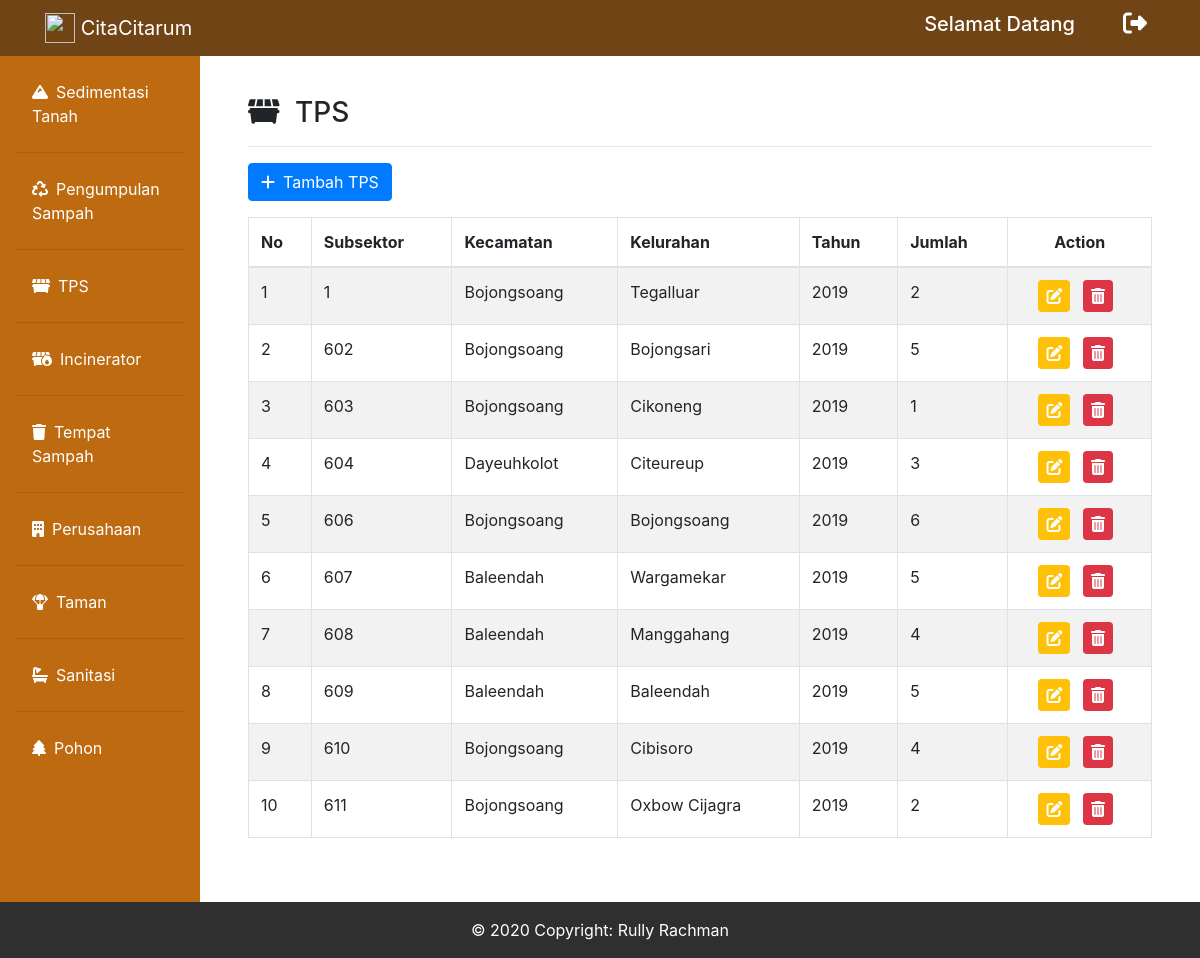
The app's page /admin_tps.php with its own data.
### tables this page shows
CREATE TABLE `tps` (
  `id_tps` int(50) NOT NULL,
  `id_subsektor` int(50) NOT NULL,
  `kecamatan` varchar(200) NOT NULL,
  `kelurahan` varchar(200) NOT NULL,
  `tahun` varchar(200) NOT NULL,
  `jumlah` varchar(200) NOT NULL
);

### admin_tps.php (the view, shortened to what this page needs)
<?php
include("connect.php");
?>
<!doctype html>
<html lang="en">
  <head>
    <link rel="stylesheet" href="https://stackpath.bootstrapcdn.com/bootstrap/4.4.1/css/bootstrap.min.css">
    <link rel="stylesheet" href="fontawesome/css/all.min.css">
  </head>
  <body>
        <nav class="navbar navbar-expand-lg navbar-dark bg-gradient-primary fixed-top" style="background-color: #704414" id="bar">
            <div class="container">
                <a href="admin_dashboard.php" class="navbar-brand" href="index.php">
                    <img src="img/logocitarum.png" width="30" height="30" class="d-inline-block align-top" alt="">  CitaCitarum</a>
                <div class="collapse navbar-collapse" id="navbarText">
                <span class="mr-5"><h5>Selamat Datang <?php echo $_SESSION["name"]?></h5></span>
                <div class="icon">
                    <h4>
                        <a href="dansubsektor_dashboard.php?logout='1'" class="text-decoration-none"><i class="fas fa-sign-out-alt mr-2" data-toggle="tooltip" title="Logout"></i></a>
                    </h4>
                </div>
        </nav>
        <div class="row no-gutters mt-5">
        <div class="col-md-2 pt-2 sidebar" style="background-color: #BD6A11">
        <ul class="nav flex-column pl-3 pr-3 pb-3 p-1 pt-3" style="background-color: #BD6A11">
            <li class="nav-item">
                <a class="nav-link text-white" href="admin_elemen.php"><i class="fas fa-mountain mr-2"></i>Sedimentasi Tanah</a><hr>
            </li>
            <li class="nav-item">
                <a class="nav-link text-white" href="admin_sampah.php"><i class="fas fa-recycle mr-2"></i>Pengumpulan Sampah</a><hr>
            </li>
            <li class="nav-item">
                <a class="nav-link text-white" href="admin_tps.php"><i class="fas fa-dumpster mr-2"></i>TPS</a><hr>
            </li>
            <li class="nav-item">
                <a class="nav-link text-white" href="admin_incinerator.php"><i class="fas fa-dumpster-fire mr-2"></i>Incinerator</a><hr>
            </li>
            <li class="nav-item">
                <a class="nav-link text-white" href="admin_tong.php"><i class="fas fa-trash mr-2"></i>Tempat Sampah</a><hr>
            </li>
            <li class="nav-item">
                <a class="nav-link text-white" href="admin_perusahaan.php"><i class="fas fa-building mr-2"></i>Perusahaan</a><hr>
            </li>
            <li class="nav-item">
                <a class="nav-link text-white" href="admin_taman.php"><i class="fas fa-parachute-box mr-2"></i>Taman</a><hr>
            </li>
            <li class="nav-item">
                <a class="nav-link text-white" href="admin_sanitasi.php"><i class="fas fa-bath mr-2"></i>Sanitasi</a><hr>
            </li>
            <li class="nav-item">
                <a class="nav-link text-white" href="admin_pohon.php"><i class="fas fa-tree mr-2"></i>Pohon</a>
            </li>
        </ul>
        </div>
        <div class="col-md-10 p-5">
            <h3><i class="fas fa-dumpster mr-2"></i> TPS</h3>
            <hr>
            <a href="tambah_tps.php" class="btn btn-primary mb-3"><i class="fas fa-plus mr-2"></i>Tambah TPS</a>
            <table class="table table-striped table-bordered">
            <thead>
                <tr>
                <th scope="col">No</th>
                <th scope="col">Subsektor</th>
                <th scope="col">Kecamatan</th>
                <th scope="col">Kelurahan</th>
                <th scope="col">Tahun</th>
                <th scope="col">Jumlah</th>
                <th scope="col" colspan="2" class="text-center">Action</th>
                </tr>
            </thead>
            <tbody>
            <?php
                $query = "SELECT * FROM tps ORDER BY id_subsektor ASC";
                $sql = mysqli_query($conn, $query);
                $no = 1;
                while($row = mysqli_fetch_array($sql)){
                echo "
                    <tr>
                    <td>$no</td>
                    <td>$row[id_subsektor]</td>
                    <td>$row[kecamatan]</td>
                    <td>$row[kelurahan]</td>
                    <td>$row[tahun]</td>
                    <td>$row[jumlah]</td>
                    <td colspan='2' class='text-center'><a href='edit_tps.php?id=$row[id_tps]'><i class='fas fa-edit bg-warning p-2 text-white rounded mr-0' data-toggle='tooltip' title='edit'></i></a>
                    <a class='m-2' href='admin_tps.php?deletetps=$row[id_tps]'><i class='fas fa-trash-alt bg-danger text-white p-2 rounded'></i></a></td>
                    </tr>";
                    $no++;
                }
            ?>
            </tbody>
            </table>
        </div>
    </div>
        <footer>
            <div class="footer-copyright text-center py-3">© 2020 Copyright: Rully Rachman
            </div>
        </footer>
  </body>
</html>

### admin_tps.php (style rules this page uses)
.navbar { color: white; }
.icon a { color: white; text-decoration: none; }
.footer-copyright { background-color: #2f2f2f; color: white; }

### records on screen
tps: id_subsektor "1", kecamatan "Bojongsoang", kelurahan "Tegalluar", tahun "2019", jumlah "2"
tps: id_subsektor "602", kecamatan "Bojongsoang", kelurahan "Bojongsari", tahun "2019", jumlah "5"
tps: id_subsektor "603", kecamatan "Bojongsoang", kelurahan "Cikoneng", tahun "2019", jumlah "1"
tps: id_subsektor "604", kecamatan "Dayeuhkolot", kelurahan "Citeureup", tahun "2019", jumlah "3"
tps: id_subsektor "606", kecamatan "Bojongsoang", kelurahan "Bojongsoang", tahun "2019", jumlah "6"
tps: id_subsektor "607", kecamatan "Baleendah", kelurahan "Wargamekar", tahun "2019", jumlah "5"
tps: id_subsektor "608", kecamatan "Baleendah", kelurahan "Manggahang", tahun "2019", jumlah "4"
tps: id_subsektor "609", kecamatan "Baleendah", kelurahan "Baleendah", tahun "2019", jumlah "5"
tps: id_subsektor "610", kecamatan "Bojongsoang", kelurahan "Cibisoro", tahun "2019", jumlah "4"
tps: id_subsektor "611", kecamatan "Bojongsoang", kelurahan "Oxbow Cijagra", tahun "2019", jumlah "2"
